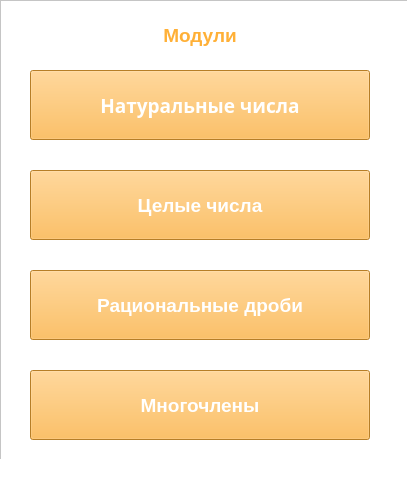
<?xml version="1.0" encoding="UTF-8"?>
<ui version="4.0">
 <class>MainWindow</class>
 <widget class="QMainWindow" name="MainWindow">
  <property name="enabled">
   <bool>true</bool>
  </property>
  <property name="geometry">
   <rect>
    <x>0</x>
    <y>0</y>
    <width>407</width>
    <height>481</height>
   </rect>
  </property>
  <property name="contextMenuPolicy">
   <enum>Qt::DefaultContextMenu</enum>
  </property>
  <property name="acceptDrops">
   <bool>false</bool>
  </property>
  <property name="windowTitle">
   <string>DM_colloquium_2019</string>
  </property>
  <property name="windowIcon">
   <iconset>
    <normaloff>../icon.ico</normaloff>../icon.ico</iconset>
  </property>
  <property name="toolTip">
   <string/>
  </property>
  <property name="layoutDirection">
   <enum>Qt::LeftToRight</enum>
  </property>
  <property name="styleSheet">
   <string notr="true">background-color: white</string>
  </property>
  <widget class="QWidget" name="centralwidget">
   <widget class="QFrame" name="frame">
    <property name="geometry">
     <rect>
      <x>0</x>
      <y>0</y>
      <width>421</width>
      <height>511</height>
     </rect>
    </property>
    <property name="frameShape">
     <enum>QFrame::StyledPanel</enum>
    </property>
    <property name="frameShadow">
     <enum>QFrame::Raised</enum>
    </property>
    <widget class="QPushButton" name="pushButton_N">
     <property name="geometry">
      <rect>
       <x>30</x>
       <y>70</y>
       <width>340</width>
       <height>70</height>
      </rect>
     </property>
     <property name="font">
      <font>
       <family>Microsoft Uighur</family>
       <pointsize>14</pointsize>
       <weight>75</weight>
       <italic>false</italic>
       <bold>true</bold>
       <underline>false</underline>
       <kerning>true</kerning>
      </font>
     </property>
     <property name="styleSheet">
      <string notr="true">background-color: #FFB037; color: white</string>
     </property>
     <property name="text">
      <string>Натуральные числа</string>
     </property>
    </widget>
    <widget class="QLabel" name="label">
     <property name="geometry">
      <rect>
       <x>30</x>
       <y>10</y>
       <width>340</width>
       <height>50</height>
      </rect>
     </property>
     <property name="sizePolicy">
      <sizepolicy hsizetype="Expanding" vsizetype="Expanding">
       <horstretch>0</horstretch>
       <verstretch>0</verstretch>
      </sizepolicy>
     </property>
     <property name="font">
      <font>
       <pointsize>14</pointsize>
       <weight>75</weight>
       <bold>true</bold>
      </font>
     </property>
     <property name="layoutDirection">
      <enum>Qt::LeftToRight</enum>
     </property>
     <property name="styleSheet">
      <string notr="true">color: #FFB037</string>
     </property>
     <property name="frameShape">
      <enum>QFrame::NoFrame</enum>
     </property>
     <property name="text">
      <string>Модули</string>
     </property>
     <property name="alignment">
      <set>Qt::AlignCenter</set>
     </property>
    </widget>
    <widget class="QPushButton" name="pushButton_Z">
     <property name="geometry">
      <rect>
       <x>30</x>
       <y>170</y>
       <width>340</width>
       <height>70</height>
      </rect>
     </property>
     <property name="font">
      <font>
       <pointsize>14</pointsize>
       <weight>75</weight>
       <italic>false</italic>
       <bold>true</bold>
       <underline>false</underline>
       <kerning>true</kerning>
      </font>
     </property>
     <property name="styleSheet">
      <string notr="true">background-color: #FFB037; color: white</string>
     </property>
     <property name="text">
      <string>Целые числа</string>
     </property>
    </widget>
    <widget class="QPushButton" name="pushButton_Q">
     <property name="geometry">
      <rect>
       <x>30</x>
       <y>270</y>
       <width>340</width>
       <height>70</height>
      </rect>
     </property>
     <property name="font">
      <font>
       <pointsize>14</pointsize>
       <weight>75</weight>
       <italic>false</italic>
       <bold>true</bold>
       <underline>false</underline>
       <kerning>true</kerning>
      </font>
     </property>
     <property name="styleSheet">
      <string notr="true">background-color: #FFB037; color: white</string>
     </property>
     <property name="text">
      <string>Рациональные дроби</string>
     </property>
    </widget>
    <widget class="QPushButton" name="pushButton_P">
     <property name="geometry">
      <rect>
       <x>30</x>
       <y>370</y>
       <width>340</width>
       <height>70</height>
      </rect>
     </property>
     <property name="font">
      <font>
       <pointsize>14</pointsize>
       <weight>75</weight>
       <italic>false</italic>
       <bold>true</bold>
       <underline>false</underline>
       <kerning>true</kerning>
      </font>
     </property>
     <property name="styleSheet">
      <string notr="true">background-color: #FFB037; color: white</string>
     </property>
     <property name="text">
      <string>Многочлены</string>
     </property>
    </widget>
   </widget>
  </widget>
  <widget class="QStatusBar" name="statusbar">
   <property name="enabled">
    <bool>true</bool>
   </property>
   <property name="contextMenuPolicy">
    <enum>Qt::DefaultContextMenu</enum>
   </property>
  </widget>
 </widget>
 <resources/>
 <connections/>
</ui>
